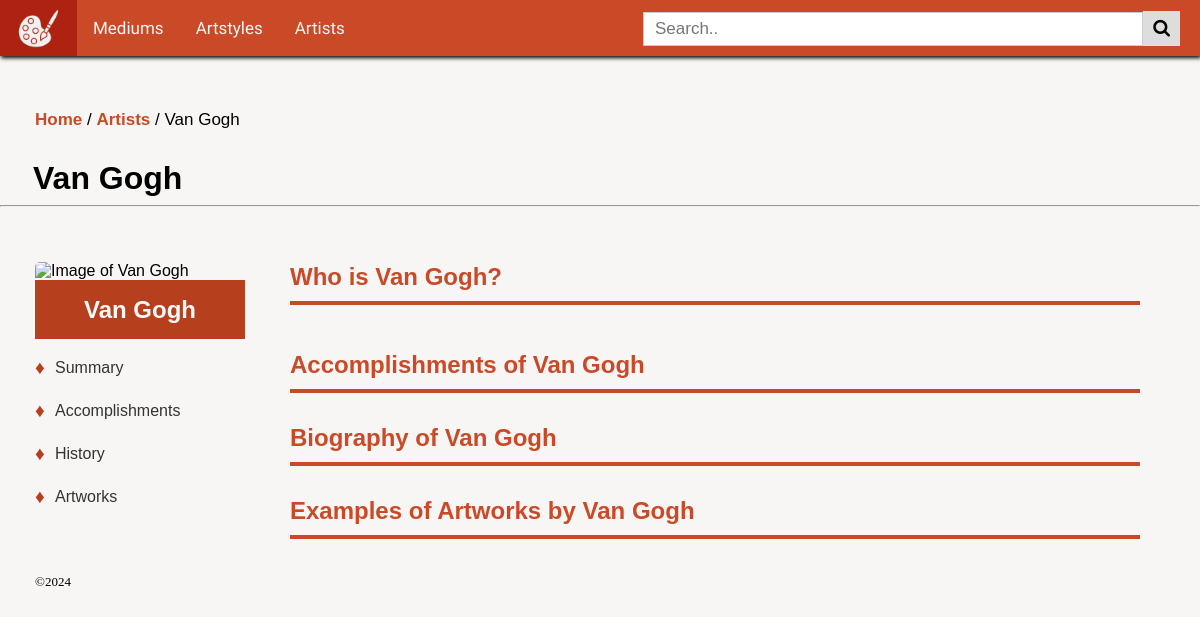
/artist/2, run on an earlier commit of the app's database.
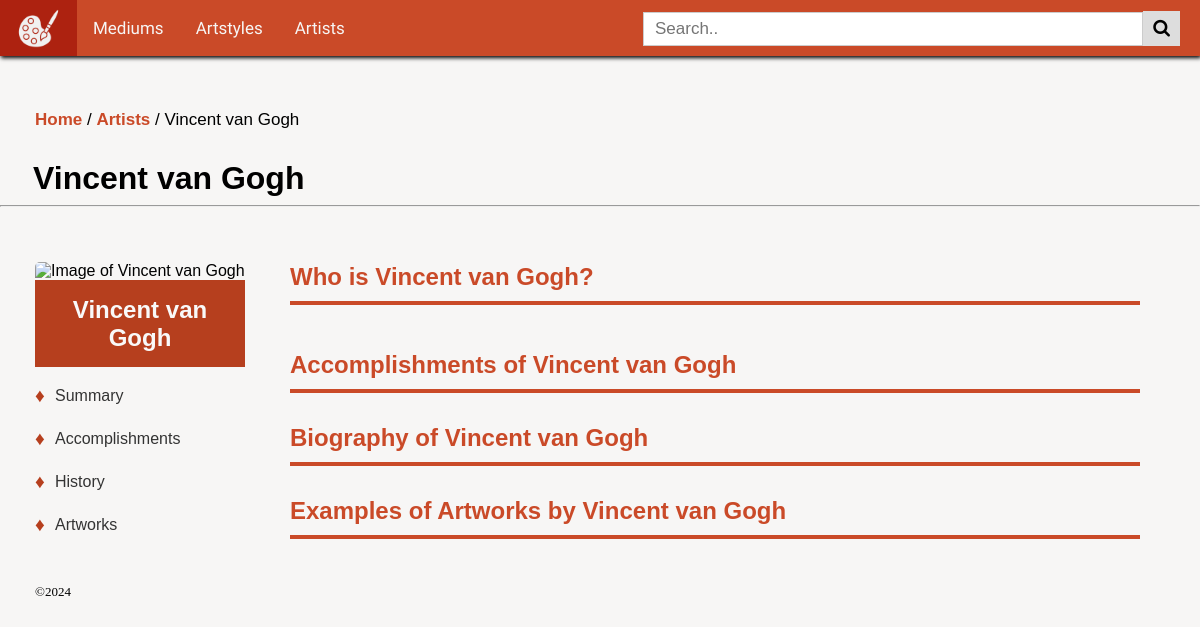
And on a later commit of the database.
### tables this page shows
CREATE TABLE Artists (id INTEGER PRIMARY KEY AUTOINCREMENT, name TEXT NOT NULL, image TEXT, summary TEXT, accomplishments TEXT, biography TEXT, created_at TEXT);

### routes.py (the view)
@app.route('/artist/<int:id>')
def artist(id):
    conn = get_db()
    cur = conn.cursor()
    cur.execute("SELECT * FROM Artists WHERE id = ?", (id,))
    artist = cur.fetchone()
    if not artist:
        return render_template('error.html', message="Artist not found"), 404
    cur.execute("SELECT * FROM Artworks WHERE artist_id = ? ORDER BY year",
                (id,))
    artworks = cur.fetchall()
    conn.close()
    return render_template('artist.html', artist=artist,
                           artworks=artworks)

### routes.py (called while the page is built)
def get_db():
    conn = sqlite3.connect(DATABASE)
    return conn

### templates/artist.html (shortened to what this page needs)
{% extends "layout.html" %}
{% block content %}
<p class="space-directions">
    <a href="/" class="link">Home</a> / <a href="/artist" class="link">Artists </a>/ {{artist[1]}}
</p>
<h1> {{artist[1]}} </h1>
<hr/>
<div class="content-container">
    <div class="table-of-contents">
            <img class="myImages" img id="myImg" src="{{artist[2]}}" alt="Image of {{artist[1]}}">
        <div class="toc-title">
             <h2> {{artist[1]}} </h2>
        </div>
        <div class="toc-chapters">
            <li><a href="#summary" class="toc-link">Summary</a></li>
            <li><a href="#accomplishments" class="toc-link">Accomplishments</a></li>
            <li><a href="#biography" class="toc-link">History</a></li>
            <li><a href="#artworks" class="toc-link">Artworks</a></li>
        </div>
    </div>
    <div class="main-content">
        <section id="summary">
            <h2> Who is {{artist[1]}}? </h2>
            <div class="border-block"></div>
            <p> {{artist[3]}} </p>
        </section>
        <section id="accomplishments">
            <h2> Accomplishments of {{artist[1]}} </h2>
            <div class="border-block"></div>
        </section>
        <section id="biography">
            <h2> Biography of {{artist[1]}} </h2>
            <div class="border-block"></div>
        </section>
        <section id="artworks">
            <h2> Examples of Artworks by {{artist[1]}} </h2>
            <div class="border-block"></div>
        </section>
    </div>
</div>
{% endblock %}

### templates/layout.html (shortened to what this page needs)
<!doctype html>
<html>
<head>
    <link rel="stylesheet" href="/static/style.css">
    <link rel="stylesheet" href="https://cdnjs.cloudflare.com/ajax/libs/font-awesome/4.7.0/css/font-awesome.min.css">
    <link href="https://cdnjs.cloudflare.com/ajax/libs/lightbox2/2.11.3/css/lightbox.min.css" rel="stylesheet">
    <link rel="stylesheet" href="/static/lightbox.css">
    <link rel="stylesheet" href="/static/lightbox.min.css">
</head>
<body>
<nav>
    <div class="topnav">
        <a class="logo" href="/">
            <img src="/static/images/Icon.png" alt="Home" title="Home" aria-label="Home">
        </a>
        <a href="/medium">Mediums</a>
        <a href="/artstyle">Artstyles</a>
        <a href="/artist">Artists</a>
        <div class="search-container">
            <form action="/search" method="POST" onsubmit="return validateSearch()">
                <input type="text" id="query" name="search_term" placeholder=" Search..">
                <button type="submit"><i class="fa fa-search"></i></button>
            </form>
        </div>
    </div>
</nav>
<div style="height: 1500px;">
    <main>
        {% block content %}{% endblock %}
    </main>
<footer>
    <p><font size="2px"> ©2024 </font></p>
</footer>
</body>
</html>

### static/style.css (style rules this page uses)
html { scroll-behavior: smooth; }
body { margin: 0; padding: 0; height: 100%; background-color: #f7f6f5; overflow-x: hidden; }
main { margin-top: 30px; padding-top: 5px; font-family: 'Calibri', sans-serif; }
h1 { font-family: "Arial", sans-serif; margin: 30px 40px 0px 33px; text-decoration: none !important; }
h2 { font-family: "Arial", sans-serif; color: #ca4a28; margin: 35px 10px 10px 35px; text-decoration: none !important; }
p { padding-top: 5px; font-size: 17px; margin-left: 35px; margin-right: 50px; }
img { height: auto; max-width: 100%; }
.link { text-decoration: none; color: #ca4a28; font-weight: bold; }
.space-directions { margin-top:70px !important; }
.topnav { display: flex; justify-content: space-between; position: fixed; top: 0; left: 0; width: 100%; background-color: #ca4a28; box-shadow: 1px 2px 4px black; z-index: 1000; }
.topnav a { font-family: "Grandstander", cursive; color: #f7f6f5; text-align: center; padding: 18px 16px; text-decoration: none; font-size: 17px; flex: 0 1 auto; }
.topnav a.logo { background-color: #ad2210; color: white; transition: all 0.3s ease; border: none; padding: 2px 16px; display: flex; align-items: center; text-align: left; box-sizing: border-box; }
.topnav img { max-height: 45px; max-width: 45px; }
.topnav .search-container { display: flex; align-items: center; margin-left: auto; }
.topnav input[type=text] { padding: 6px; font-size: 17px; border: none; width: 500px; border: 1px solid #ccc; }
.topnav .search-container button { padding: 7px 10px; background: #ddd; font-size: 18px; border: none; cursor: pointer; margin: 0px 20px 0px -4px; }
.topnav input[type=text] { border: 1px solid #ccc; }
* { box-sizing: border-box; }
.main-content p { margin-top: 0px; margin-bottom: 4px; }
.content-container { margin: 55px 25px 0px 25px; display: grid; grid-template-columns: 20% 80%; }
.table-of-contents { margin: 0px 10px 5px 10px; position: sticky; top: 85px; align-self: start; z-index: 10; }
.table-of-contents img { object-fit: cover; width: 100%; height: 200px; object-position: 100% 30%; }
.toc-title { background-color: #b63f1e; padding: 0.5px; }
.toc-title h2 { text-align: center; color: #f9f9f9; margin: 15px !important }
.border-block { background-color: #ca4a28; padding: 2px; margin: 0px 35px 10px 35px; }
.toc-chapters { list-style-type: none; margin-left: 20px; margin-top: 15px; }
.toc-link { position: relative; text-decoration: none; display: block; color: #333; padding: 5px 0; margin-bottom: 15px; }
.toc-link::before { content: '♦'; position: absolute; left: -20px; top: 50%; transform: translateY(-50%); opacity: 1; color: #b63f1e; font-size: 1.2em; }
section { position: relative; padding-top: 66px; margin-top: -100px; }
#myImg { border-radius: 5px 5px 0px 0px; cursor: pointer; transition: 0.3s; }

What changed in the data, as far as the page shows it:
changed Artists: name "Van Gogh" → "Vincent van Gogh"
